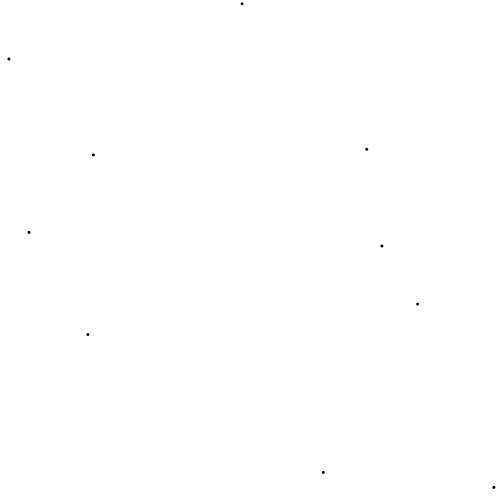
Frame 1 (no input)
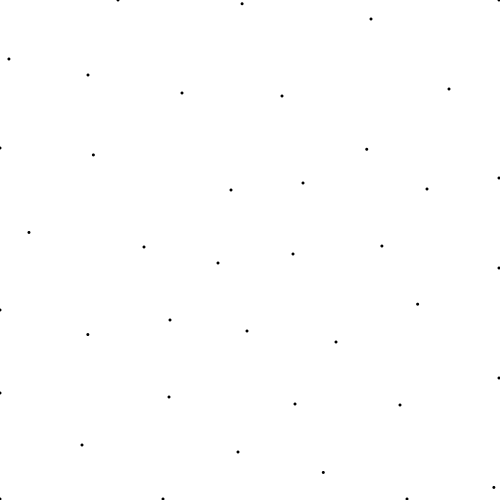
Frame 60 (the mouse pressed at the canvas centre just before this capture)
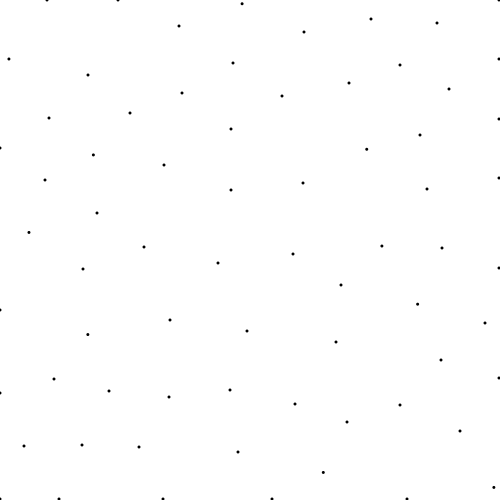
Frame 120 (the mouse held since frame 60 and released just before this capture)

The Processing sketch that drew these frames (run headless with seeded random() and noise(); from frame 60 on, the mouse is pressed at the canvas centre):

// Processing sketch: processing_153730
// ── processing_153730.pde

ArrayList<Node> nodes;
int startingNodes = 10;
int linesPerRedraw;
int maxNodes = 100;
int currentLine;
float insertionDistance = 0;
int insertionX = 0;
int insertionY = 0;
boolean drawHorizontal = true;
boolean nodeColours = false;

void setup() {
  size(500, 500);
  linesPerRedraw = height;
  colorMode(HSB, 360, 100, 100);

  randomSeed(hour() + minute() + second() + millis());

  nodes = new ArrayList<Node>();

  for (int i=0; i<startingNodes; i++) {
    nodes.add(new Node(random(width), random(height)));
  };


  currentLine = 0;
  background(360);
}

void draw() {
  Node currentNode = closestNode(0, 0);
  float currentHue = currentNode.hue;

  stroke(0);
  if (drawHorizontal) {
    if (nodeColours) {
      for (int i=0; i<linesPerRedraw; i++) {
        if (currentLine < height) {
          for (int j=0; j<width; j++) {
            currentNode = closestNode(j, currentLine);
            if (currentNode.hue != currentHue) {
              stroke(0);
              point(j, currentLine);
              currentHue = currentNode.hue;
            } else {
              stroke(currentHue, 100, 100, 64);
              point(j, currentLine);
            }
          }
          currentLine++;
        }
      }
      if (currentLine >= height) {
        drawHorizontal = !drawHorizontal;
        currentLine = 0;
      }
    } else {
      drawHorizontal = !drawHorizontal;
    }
  } else {
    for (int i=0; i<linesPerRedraw; i++) {
      if (currentLine < width) {
        for (int j=0; j<height; j++) {
          currentNode = closestNode(currentLine, j);
          float currentDistance = dist(currentLine, j, currentNode.x, currentNode.y);
          if (currentDistance > insertionDistance) {
            insertionDistance = currentDistance;
            insertionX = currentLine;
            insertionY = j;
          }
          if (nodeColours) {
            if (currentNode.hue != currentHue) {
              stroke(0);
              point(currentLine, j);
              currentHue = currentNode.hue;
            } else {
              stroke(currentHue, 100, 100, 64);
              point(currentLine, j);
            }
          }
        }
        currentLine++;
      }
    }
    if (currentLine >= width) { 
      drawHorizontal = !drawHorizontal;
      if (nodes.size() < maxNodes) {
        nodes.add(new Node(insertionX, insertionY));
      } else {
        nodeColours = true;
        linesPerRedraw = 10;
      }
      insertionDistance = 0;
      currentLine = 0;
    }
  }
  for (int j=0; j<nodes.size (); j++) {
    nodes.get(j).display();
  }
}

Node closestNode(float x_, float y_) {
  Node bestNode = nodes.get(0);
  float bestDistance = dist(x_, y_, bestNode.x, bestNode.y);

  for (int i=1; i<nodes.size (); i++) {
    Node otherNode = nodes.get(i);
    float otherDistance = dist(x_, y_, otherNode.x, otherNode.y);

    if (otherDistance < bestDistance) {
      bestNode = otherNode;
      bestDistance = otherDistance;
    }
  }

  return bestNode;
}

void mouseReleased() {
  nodes.add(new Node(mouseX, mouseY));
  println(nodes.size());
}

class Node {
  float x;
  float y;
  float hue;
  
  Node(float x_, float y_) {
    x = x_;
    y = y_;
    hue = random(360);
    background(360);
  }
  
  void display() {
    noStroke();
    fill(0);
    ellipse(x,y,3,3);
  }
}
